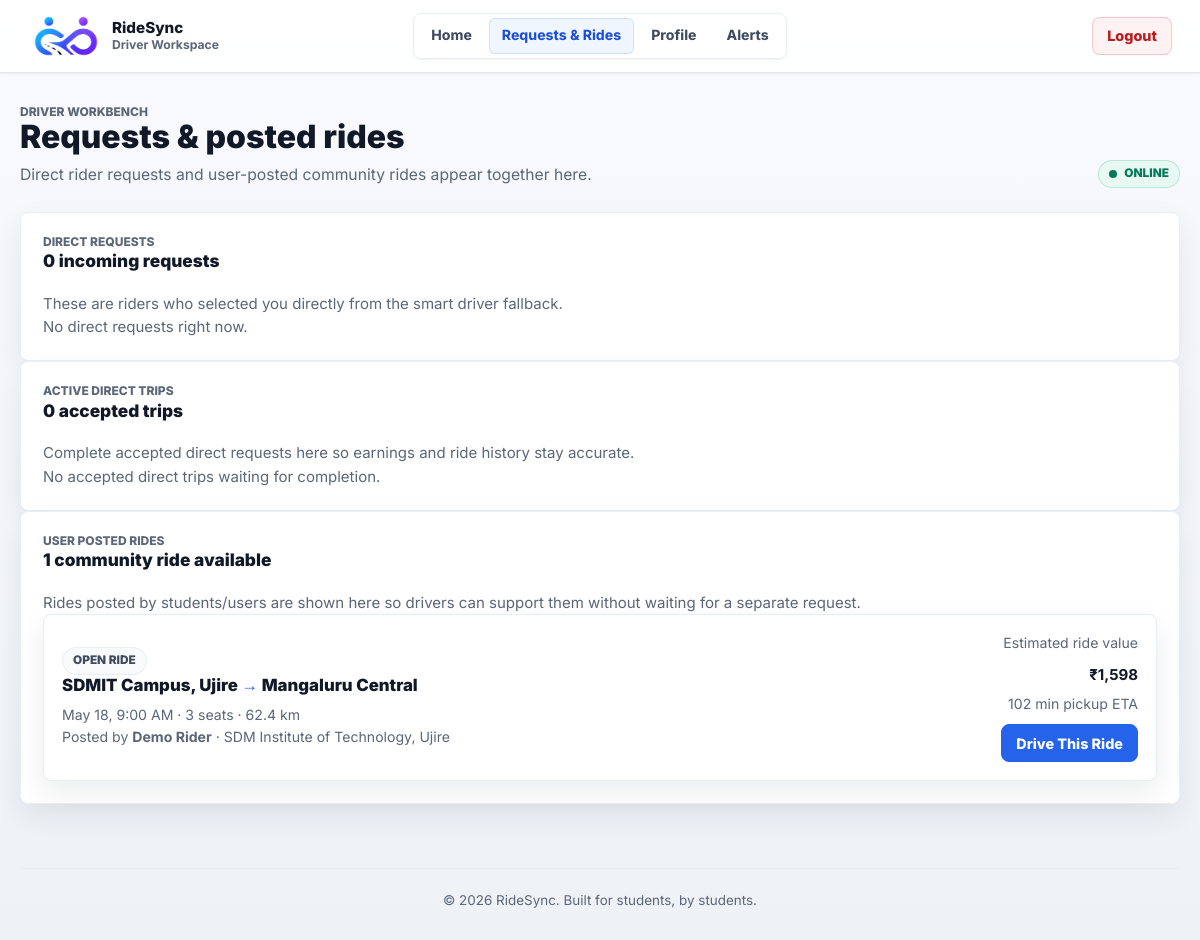
Page /pages/driver_requests.php (signed in) on the committed database.
### tables this page shows
CREATE TABLE IF NOT EXISTS rides (
  id INT UNSIGNED NOT NULL AUTO_INCREMENT,
  user_id INT UNSIGNED NOT NULL,
  origin VARCHAR(150) NOT NULL,
  destination VARCHAR(150) NOT NULL,
  origin_lat DECIMAL(10, 7) NULL,
  origin_lng DECIMAL(10, 7) NULL,
  destination_lat DECIMAL(10, 7) NULL,
  destination_lng DECIMAL(10, 7) NULL,
  route_distance_km DECIMAL(8, 2) NULL,
  travel_date DATE NOT NULL,
  travel_time TIME NOT NULL,
  seats_available TINYINT UNSIGNED NOT NULL DEFAULT 1,
  status ENUM('open', 'closed', 'cancelled') NOT NULL DEFAULT 'open',
  created_at TIMESTAMP NOT NULL DEFAULT CURRENT_TIMESTAMP,
  PRIMARY KEY (id),
  KEY idx_rides_user_id (user_id),
  KEY idx_rides_search (status, travel_date, travel_time),
  KEY idx_rides_user_status_time (user_id, status, travel_date, travel_time),
  CONSTRAINT fk_rides_user
    FOREIGN KEY (user_id) REFERENCES users(id)
    ON DELETE CASCADE
);

CREATE TABLE IF NOT EXISTS users (
  id INT UNSIGNED NOT NULL AUTO_INCREMENT,
  name VARCHAR(100) NOT NULL,
  email VARCHAR(190) NOT NULL,
  password VARCHAR(255) NOT NULL,
  college VARCHAR(150) NOT NULL,
  gender ENUM('Male', 'Female', 'Other') NOT NULL,
  profile_photo VARCHAR(255) NULL,
  created_at TIMESTAMP NOT NULL DEFAULT CURRENT_TIMESTAMP,
  PRIMARY KEY (id),
  UNIQUE KEY uq_users_email (email)
);

### pages/driver_requests.php (the view, shortened to what the rows shown need)
<?php
require_once __DIR__ . '/../config/db.php';
require_once __DIR__ . '/../includes/driver_account_helper.php';
require_once __DIR__ . '/../includes/driver_opportunity_helper.php';
$driverId = (int) $_SESSION['driver_id'];
$state = ridesync_fetch_driver_state($conn, $driverId);
$isVerifiedDriver = ridesync_driver_is_verified($state);
$communityRideTotal = ridesync_count_driver_community_rides($conn, $driverId);
$communityRides = ridesync_fetch_driver_community_rides($conn, $driverId, 30);
$stmt = mysqli_prepare($conn,
    "SELECT rr.*, u.name AS rider_name, u.college AS rider_college
     FROM driver_ride_requests rr
     LEFT JOIN users u ON u.id = rr.rider_user_id
     WHERE rr.driver_id = ? AND rr.request_status = 'pending'
     ORDER BY rr.requested_at ASC"
);
mysqli_stmt_bind_param($stmt, "i", $driverId);
mysqli_stmt_execute($stmt);
$requests = mysqli_stmt_get_result($stmt);
$directRequestCount = mysqli_num_rows($requests);
$stmt = mysqli_prepare($conn,
    "SELECT rr.*, u.name AS rider_name, u.college AS rider_college
     FROM driver_ride_requests rr
     LEFT JOIN users u ON u.id = rr.rider_user_id
     WHERE rr.driver_id = ? AND rr.request_status = 'accepted'
     ORDER BY rr.responded_at ASC, rr.requested_at ASC"
);
mysqli_stmt_bind_param($stmt, "i", $driverId);
mysqli_stmt_execute($stmt);
$activeRequests = mysqli_stmt_get_result($stmt);
$activeRequestCount = mysqli_num_rows($activeRequests);
require_once __DIR__ . '/../includes/driver_header.php';
?>
<div class="driver-page-header">
    <div>
        <h1>Requests & posted rides</h1>
    </div>
</div>
<section class="driver-panel">
    <div class="driver-panel-header">
        <div>
            <h2><?php echo (int) $directRequestCount; ?> incoming request<?php echo $directRequestCount === 1 ? '' : 's'; ?></h2>
        </div>
    </div>
</section>
<section class="driver-panel">
    <div class="driver-panel-header">
        <div>
            <h2><?php echo (int) $activeRequestCount; ?> accepted trip<?php echo $activeRequestCount === 1 ? '' : 's'; ?></h2>
        </div>
    </div>
</section>
<section class="driver-panel driver-community-panel" id="community-rides">
    <div class="driver-panel-header">
        <div>
            <h2><?php echo (int) $communityRideTotal; ?> community ride<?php echo $communityRideTotal === 1 ? '' : 's'; ?> available</h2>
        </div>
    </div>
    <?php if (count($communityRides) === 0): ?>
        <p class="driver-empty">No open user-posted rides are waiting right now.</p>
    <?php else: ?>
        <div class="driver-opportunity-list">
            <?php foreach ($communityRides as $ride): ?>
                <?php
                    $isAssignedToDriver = (int) ($ride['assigned_driver_id'] ?? 0) === $driverId;
                    $etaMinutes = ridesync_driver_community_eta($ride, $state);
                    $fareEstimate = ridesync_driver_community_fare($ride);
                    $distanceKm = ridesync_float_or_null($ride['route_distance_km'] ?? null);
                ?>
                <article class="driver-opportunity-card">
                    <div class="driver-opportunity-main">
                        <span class="driver-opportunity-status <?php echo $isAssignedToDriver ? 'is-assigned' : ''; ?>">
                            <?php echo $isAssignedToDriver ? 'Assigned to you' : 'Open ride'; ?>
                        </span>
                        <h3><?php echo htmlspecialchars($ride['origin']); ?> <span class="route-arrow">&rarr;</span> <?php echo htmlspecialchars($ride['destination']); ?></h3>
                        <p>
                            <?php echo htmlspecialchars(ridesync_driver_community_time_label($ride)); ?>
                            &middot; <?php echo (int) $ride['seats_available']; ?> seat<?php echo (int) $ride['seats_available'] === 1 ? '' : 's'; ?>
                            <?php if ($distanceKm !== null): ?>
                                &middot; <?php echo number_format($distanceKm, 1); ?> km
                            <?php endif; ?>
                        </p>
                        <p>
                            Posted by <strong><?php echo htmlspecialchars($ride['poster_name'] ?? 'RideSync user'); ?></strong>
                            <?php if (!empty($ride['poster_college'])): ?>
                                &middot; <?php echo htmlspecialchars($ride['poster_college']); ?>
                            <?php endif; ?>
                        </p>
                    </div>
                    <div class="driver-opportunity-side">
                        <span>Estimated ride value</span>
                        <strong><?php echo formatCost($fareEstimate); ?></strong>
                        <span>
                            <?php echo $etaMinutes !== null ? $etaMinutes . ' min pickup ETA' : 'ETA appears after location update'; ?>
                        </span>
                        <?php if ($isAssignedToDriver): ?>
                            <button type="button" class="btn btn-secondary" disabled>Already Assigned</button>
                        <?php elseif (!$isVerifiedDriver): ?>
                            <button type="button" class="btn btn-secondary" disabled>Verification Needed</button>
                        <?php elseif ($state['availability'] !== 'online'): ?>
                            <a href="/ridesync/pages/driver_dashboard.php" class="btn btn-secondary">Go Online</a>
                        <?php else: ?>
                            <form action="/ridesync/actions/driver_account_action.php" method="POST">
                                <button type="submit" class="btn btn-primary">Drive This Ride</button>
                            </form>
                        <?php endif; ?>
                    </div>
                </article>
            <?php endforeach; ?>
        </div>
    <?php endif; ?>
</section>
<?php require_once __DIR__ . '/../includes/driver_footer.php'; ?>

### rows in the picture
rides: origin "SDMIT Campus, Ujire", destination "Mangaluru Central", ridesync_driver_community_time_label($ride) "May 18, 9:00 AM", seats_available "3", route_distance_km "62.4", user.name "Demo Rider", user.college "SDM Institute of Technology, Ujire", route_distance_km "₹1,598", etaMinutes "102"

### other values in the picture
$directRequestCount "0"
$activeRequestCount "0"
$communityRideTotal "1"
